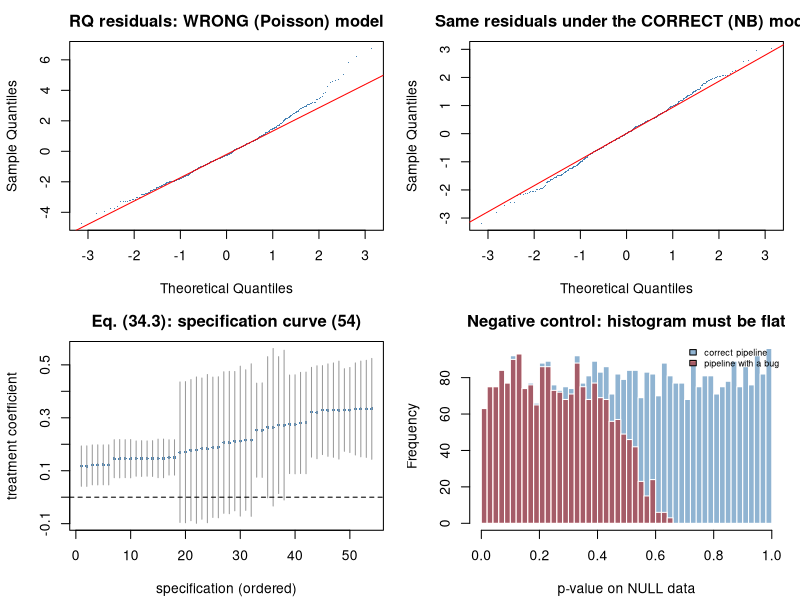

Generate this figure with R:
## ---- chunk 1
suppressPackageStartupMessages(library(MASS))
MODULE_NAME <- "34_diagnostics_and_reproducibility"
OUT <- file.path(Sys.getenv("STATS_OUT", unset = "results"), MODULE_NAME)
dir.create(OUT, recursive = TRUE, showWarnings = FALSE)
header <- function(txt) cat("\n", strrep("=", 72), "\n", txt, "\n",
                            strrep("=", 72), "\n", sep = "")
## ---- chunk 2
header("1. Residuals that work for discrete outcomes (34.1)")
randomised_quantile_residuals <- function(y, cdf_lo, cdf_hi, seed = 1) {
  set.seed(seed)
  qnorm(pmin(pmax(runif(length(y), cdf_lo, cdf_hi), 1e-12), 1 - 1e-12))
}
set.seed(2401)
n <- 600
xq <- rnorm(n); PHI <- 0.35
mu <- exp(1.6 + 0.5*xq)
yq <- rnbinom(n, mu = mu, size = 1/PHI)
dq <- data.frame(y = yq, x = xq)
m_pois <- glm(y ~ x, data = dq, family = poisson())
m_nb <- glm.nb(y ~ x, data = dq)
rq_pois <- randomised_quantile_residuals(
  yq, ppois(yq - 1, fitted(m_pois)), ppois(yq, fitted(m_pois)))
rq_nb <- randomised_quantile_residuals(
  yq, pnbinom(yq - 1, mu = fitted(m_nb), size = m_nb$theta),
  pnbinom(yq, mu = fitted(m_nb), size = m_nb$theta))
cat(sprintf("  %-22s%9s%8s%12s%17s\n", "model", "mean", "SD", "Shapiro p",
            "KS vs N(0,1) p"))
for (row_ in list(list("Poisson (WRONG)", rq_pois), list("neg. binomial (right)", rq_nb)))
  cat(sprintf("  %-22s%9.3f%8.3f%12.2e%17.4f\n", row_[[1]], mean(row_[[2]]),
              sd(row_[[2]]), shapiro.test(row_[[2]][1:500])$p.value,
              suppressWarnings(ks.test(row_[[2]], "pnorm")$p.value)))
cat("\n  Under the CORRECT model the residuals are exactly N(0,1); under the\n")
cat("  wrong one they are not. Ordinary deviance residuals cannot make this\n")
cat("  distinction nearly as cleanly for count data.\n")
## ---- chunk 3
header("2. How much does one sample drive the result? (34.2)")
set.seed(2402)
G <- 3000; n_per <- 6
is_de <- c(rep(TRUE, 150), rep(FALSE, G - 150))
A <- matrix(rnorm(G*n_per, ifelse(is_de, 1.3, 0)), nrow = G)
B <- matrix(rnorm(G*n_per), nrow = G)
A[, 1] <- A[, 1] + rnorm(G, 0, 2.5)            # inject ONE influential outlier
de_hits <- function(A, B) {
  n1 <- ncol(A); n2 <- ncol(B)
  m1 <- rowMeans(A); m2 <- rowMeans(B)
  v1 <- apply(A, 1, var); v2 <- apply(B, 1, var)
  se <- sqrt(v1/n1 + v2/n2)
  df <- (v1/n1 + v2/n2)^2/((v1/n1)^2/(n1-1) + (v2/n2)^2/(n2-1))
  which(p.adjust(2*pt(abs((m1-m2)/se), df, lower.tail = FALSE), "BH") < 0.05)
}
full_hits <- de_hits(A, B)
cat(sprintf("  full analysis: %d discoveries at FDR 5%%\n", length(full_hits)))
cat(sprintf("\n  %-20s%13s%11s%18s\n", "dropped sample", "discoveries", "% of full",
            "Jaccard vs full"))
for (j in seq_len(n_per)) {
  h <- de_hits(A[, -j, drop = FALSE], B)
  jac <- length(intersect(h, full_hits)) / max(length(union(h, full_hits)), 1)
  flag <- if (length(h) < 0.7*length(full_hits) || length(h) > 1.4*length(full_hits))
    "  <-- influential" else ""
  cat(sprintf("  %-20s%13d%10.0f%%%18.3f%s\n", paste0("A", j), length(h),
              100*length(h)/max(length(full_hits), 1), jac, flag))
}
cat("\n  Sample A1 is the injected outlier, and the leave-one-out scan finds it\n")
cat("  without being told. Run this for ANY small-n omics result and report\n")
cat("  the range, not just the headline count.\n")
## ---- chunk 4
header("3. Multiverse analysis (34.3)")
set.seed(2403)
n <- 220
dm <- data.frame(batch = sample(0:2, n, TRUE), age = rnorm(n, 55, 12),
                 sex = rbinom(n, 1, 0.5), treat = rbinom(n, 1, 0.5))
TRUE_EFF <- 0.30
dm$y_raw <- exp(2 + TRUE_EFF*dm$treat + 0.02*dm$age + 0.15*dm$sex +
                  0.25*dm$batch + rnorm(n, 0, 0.5))
dm$y_raw[sample(n, 6)] <- dm$y_raw[sample(n, 6)] * 6      # a few extreme values
choices <- expand.grid(transform = c("log", "raw", "rank"),
                       outliers = c("keep", "trim 1%", "winsorise"),
                       covariates = c("none", "+age+sex", "+age+sex+batch"),
                       se = c("classical", "HC3"), stringsAsFactors = FALSE)
vcov_hc3 <- function(fit) {
  X <- model.matrix(fit); e <- residuals(fit); h <- hatvalues(fit)
  b <- solve(crossprod(X)); b %*% crossprod(X * sqrt(e^2/(1-h)^2)) %*% b
}
spec <- do.call(rbind, lapply(seq_len(nrow(choices)), function(i) {
  ch <- choices[i, ]
  d2 <- dm
  if (ch$outliers == "trim 1%") {
    qq <- quantile(d2$y_raw, c(0.005, 0.995))
    d2 <- d2[d2$y_raw >= qq[1] & d2$y_raw <= qq[2], ]
  } else if (ch$outliers == "winsorise") {
    qq <- quantile(d2$y_raw, c(0.01, 0.99))
    d2$y_raw <- pmin(pmax(d2$y_raw, qq[1]), qq[2])
  }
  d2$y <- switch(ch$transform, log = log(d2$y_raw),
                 raw = d2$y_raw/sd(d2$y_raw), rank = rank(d2$y_raw)/nrow(d2))
  form <- paste("y ~ treat", switch(ch$covariates, none = "",
                                    `+age+sex` = "+ age + sex",
                                    `+age+sex+batch` = "+ age + sex + factor(batch)"))
  f <- lm(as.formula(form), data = d2)
  se <- if (ch$se == "HC3") sqrt(diag(vcov_hc3(f))["treat"])
        else coef(summary(f))["treat", "Std. Error"]
  est <- coef(f)["treat"]
  tcrit <- qt(0.975, df.residual(f))
  data.frame(ch, estimate = est, se = se,
             p = 2*pt(abs(est/se), df.residual(f), lower.tail = FALSE),
             lo = est - tcrit*se, hi = est + tcrit*se)
}))
spec <- spec[order(spec$estimate), ]
cat(sprintf("  %d defensible specifications (%s)\n", nrow(spec),
            paste(sapply(choices[, 1:4], function(cc) length(unique(cc))), collapse = " x ")))
cat(sprintf("  estimate range : [%.3f, %.3f]\n", min(spec$estimate), max(spec$estimate)))
cat(sprintf("  median estimate: %.3f\n", median(spec$estimate)))
cat(sprintf("  sign stable?   : %s\n", length(unique(sign(spec$estimate))) == 1))
cat(sprintf("  p < 0.05 in    : %.1f%% of specifications\n", 100*mean(spec$p < 0.05)))
cat("\n  Which single choice moves the result most?\n")
for (cc in c("transform", "outliers", "covariates", "se")) {
  g <- tapply(spec$estimate, spec[[cc]], mean)
  cat(sprintf("    %-12s spread across levels = %.4f   %s\n", cc, max(g) - min(g),
              paste(sprintf("%s:%.3f", names(g), g), collapse = ", ")))
}
cat("\n  A conclusion that holds in 5 of 54 specifications is a\n")
cat("  SPECIFICATION-DEPENDENT conclusion, and saying so is a finding. Note\n")
cat("  the transform changes the SCALE of the coefficient, so compare SIGN and\n")
cat("  SIGNIFICANCE across transforms, magnitudes only within one.\n")
## ---- chunk 5
header("4. Negative control: does your pipeline find nothing in noise?")
pipeline_under_test <- function(A, B, broken = FALSE) {
  if (broken) {
    ## OUTCOME-DEPENDENT filtering - invalidates everything downstream.
    d <- abs(rowMeans(A) - rowMeans(B))
    keep <- d > median(d); A <- A[keep,, drop = FALSE]; B <- B[keep,, drop = FALSE]
  }
  n1 <- ncol(A); n2 <- ncol(B)
  m1 <- rowMeans(A); m2 <- rowMeans(B)
  v1 <- apply(A, 1, var); v2 <- apply(B, 1, var)
  se <- sqrt(v1/n1 + v2/n2)
  df <- (v1/n1 + v2/n2)^2/((v1/n1)^2/(n1-1) + (v2/n2)^2/(n2-1))
  2*pt(abs((m1-m2)/se), df, lower.tail = FALSE)
}
set.seed(2404)
G <- 4000; n_per <- 5
cat(sprintf("  %-24s%30s%18s\n", "", "mean discoveries at FDR 5%", "P(p<0.05)"))
for (broken in c(FALSE, TRUE)) {
  res <- t(replicate(30, {
    A <- matrix(rnorm(G*n_per), G); B <- matrix(rnorm(G*n_per), G)
    p <- pipeline_under_test(A, B, broken)     # labels are PURE NOISE
    c(sum(p.adjust(p, "BH") < 0.05), mean(p < 0.05))
  }))
  cat(sprintf("  %-24s%30.1f%18.3f\n",
              if (broken) "pipeline with a bug" else "correct pipeline",
              mean(res[, 1]), mean(res[, 2])))
}
cat("\n  A correct pipeline on permuted labels yields ~0 discoveries and a FLAT\n")
cat("  p-value histogram. Anything else means the pipeline is broken - usually\n")
cat("  leakage, outcome-dependent filtering, or unmodelled dependence. Run\n")
cat("  this before you trust ANY result.\n")
## ---- chunk 6
header("5. Do your nominal 95% intervals actually cover 95%?")
TRUE_BETA <- 0.5
sim_independent <- function(n = 40) {
  x <- rnorm(n); data.frame(x = x, y = TRUE_BETA*x + rnorm(n))
}
sim_clustered <- function(n_clust = 8, per = 5) {
  cl <- rep(rnorm(n_clust, 0, 1.2), each = per)
  x <- rep(rnorm(n_clust), each = per) + rnorm(n_clust*per, 0, 0.3)
  data.frame(x = x, y = TRUE_BETA*x + cl + rnorm(n_clust*per, 0, 0.5),
             cl = factor(rep(seq_len(n_clust), each = per)))
}
cluster_ci <- function(d) {
  ## Cluster-robust sandwich, eq. (14.8).
  f <- lm(y ~ x, data = d); X <- model.matrix(f); e <- residuals(f)
  b <- solve(crossprod(X))
  meat <- Reduce(`+`, lapply(split(seq_len(nrow(d)), d$cl), function(idx)
    tcrossprod(crossprod(X[idx,, drop = FALSE], e[idx]))))
  V <- b %*% meat %*% b
  coef(f)["x"] + c(-1, 1)*qt(0.975, nlevels(d$cl) - 2)*sqrt(V[2, 2])
}
calibration_check <- function(fit_ci, simulate, truth, n_sim = 1500, seed = 1) {
  set.seed(seed)
  mean(replicate(n_sim, { ci <- fit_ci(simulate()); ci[1] <= truth && truth <= ci[2] }))
}
ols_ci <- function(d) confint(lm(y ~ x, data = d))["x", ]
cat(sprintf("  %-44s%28s\n", "scenario", "coverage of nominal 95% CI"))
cat(sprintf("  %-44s%27.1f%%\n", "independent data, OLS interval",
            100*calibration_check(ols_ci, sim_independent, TRUE_BETA, seed = 1)))
cat(sprintf("  %-44s%27.1f%%\n", "CLUSTERED data, naive OLS interval",
            100*calibration_check(ols_ci, sim_clustered, TRUE_BETA, seed = 2)))
cat(sprintf("  %-44s%27.1f%%\n", "CLUSTERED data, cluster-robust interval",
            100*calibration_check(cluster_ci, sim_clustered, TRUE_BETA, seed = 3)))
cat("\n  Two findings, and the second is the more interesting one:\n")
cat("   * Naive OLS on clustered data covers far below 95%. That is the\n")
cat("     pseudoreplication of Module 01, measured directly.\n")
cat("   * The cluster-robust interval fixes MOST but NOT ALL of it. With only\n")
cat("     8 clusters the sandwich estimator (eq. 14.8) is itself biased -\n")
cat("     exactly the J >= 40 guidance from Module 14. With few clusters, use\n")
cat("     a mixed model or aggregate to the cluster level.\n")
## ---- chunk 7
header("6. The property tests every analysis script should have")
tests <- logical(0)
check <- function(name, ok, detail = "") {
  tests <<- c(tests, isTRUE(ok))
  cat(sprintf("  [%s] %s%s\n", if (isTRUE(ok)) "PASS" else "FAIL", name,
              if (nzchar(detail)) paste0("  ", detail) else ""))
}
set.seed(2405)
X <- matrix(rnorm(150), 50, 3)
## as.vector(): X %*% b returns a 50x1 MATRIX, and all.equal() would then
## compare a matrix to a vector and report an attribute mismatch.
yv <- as.vector(X %*% c(1, -2, 0.5) + rnorm(50))
Xd <- cbind(1, X)
mine <- unname(qr.coef(qr(Xd), yv))
theirs <- unname(coef(lm(yv ~ X)))
check("known-answer: QR solve matches lm()",
      isTRUE(all.equal(mine, theirs, tolerance = 1e-10)),
      sprintf("max diff %.2e", max(abs(mine - theirs))))
perm <- sample(50)
check("invariance: row permutation leaves coefficients unchanged",
      isTRUE(all.equal(mine, unname(qr.coef(qr(Xd[perm, ]), yv[perm])),
                       tolerance = 1e-10)))
check("equivariance: y -> 3y scales coefficients by 3",
      isTRUE(all.equal(3*mine, unname(qr.coef(qr(Xd), 3*yv)), tolerance = 1e-10)))
assay <- matrix(rnorm(60), 10, 6, dimnames = list(NULL, sprintf("S%d", 1:6)))
meta <- data.frame(grp = rep(c("a","b"), each = 3), row.names = sprintf("S%d", 1:6))
check("alignment: assay columns == metadata rows (eq. 2.1)",
      identical(colnames(assay), rownames(meta)))
## Distinct variables: `lm(rnorm(40) ~ rnorm(40))` makes R treat the identical
## call as the SAME term and drop it - a subtle formula trap.
fp <- mean(replicate(2000, {
  dnull <- data.frame(y = rnorm(40), x = rnorm(40))
  coef(summary(lm(y ~ x, data = dnull)))["x", "Pr(>|t|)"] < 0.05
}))
check("null calibration: FPR within 1% of nominal 0.05", abs(fp - 0.05) < 0.01,
      sprintf("observed %.4f", fp))
## Boundary: a perfectly collinear predictor must yield NA, never a number.
dcol <- data.frame(y = rnorm(20), x1 = rnorm(20))
dcol$x2 <- dcol$x1                                   # exact duplicate column
check("boundary: an aliased predictor yields NA, not silent nonsense",
      is.na(coef(lm(y ~ x1 + x2, data = dcol))["x2"]))
cat(sprintf("\n  %d/%d property tests passed.\n", sum(tests), length(tests)))
## ---- chunk 8
header("7. Reproducibility mechanics")
cat("  (a) Seed at the POINT OF USE, not once at the top:\n")
cat("      set.seed(101); boot_out  <- ...\n")
cat("      set.seed(202); perm_out  <- ...\n")
cat("      -> inserting a line above cannot shift any downstream draw.\n")
cat("\n  (b) Parallel-safe streams with L'Ecuyer-CMRG:\n")
old_kind <- RNGkind("L'Ecuyer-CMRG"); set.seed(2024)
state <- .Random.seed; draws <- numeric(3)
for (i in 1:3) {
  assign(".Random.seed", state, envir = globalenv())
  draws[i] <- rnorm(1); state <- parallel::nextRNGStream(state)
}
cat(sprintf("      three worker first-draws: %s\n",
            paste(round(draws, 4), collapse = " ")))
do.call(RNGkind, as.list(old_kind))
cat("\n  (c) Environment record, emitted with every run:\n")
cat(sprintf("      R %s on %s\n", getRversion(), R.version$platform))
for (pkg in c("MASS", "nlme", "survival", "mgcv"))
  cat(sprintf("      %-10s %s\n", pkg, as.character(packageVersion(pkg))))
cat("      (sessionInfo() is the full record - print it in every report.)\n")
cat("\n  (d) Project layout that makes results/ disposable:\n")
cat("      data/raw/      read-only, checksummed, never written by code\n")
cat("      data/derived/  regenerable; safe to delete\n")
cat("      results/       figures and tables; regenerable\n")
cat("      If one command cannot rebuild results/ from data/raw/, the analysis\n")
cat("      is not reproducible.\n")
cat("\n  (e) Export the FULL statistic table, not the filtered list:\n")
cat("      estimate, SE, statistic, raw p, adjusted p, n, base mean. Someone\n")
cat("      will want to re-threshold or meta-analyse - which needs every row.\n")
## ---- chunk 9
png(file.path(OUT, "diagnostics.png"), width = 1100, height = 800, res = 110)
par(mfrow = c(2, 2), mar = c(4.2, 4.2, 2.5, 1))
qqnorm(rq_pois, main = "RQ residuals: WRONG (Poisson) model", pch = ".", col = "steelblue")
qqline(rq_pois, col = "red")
qqnorm(rq_nb, main = "Same residuals under the CORRECT (NB) model", pch = ".",
       col = "steelblue")
qqline(rq_nb, col = "red")
plot(seq_len(nrow(spec)), spec$estimate, pch = 16, cex = 0.5, col = "steelblue",
     ylim = range(c(spec$lo, spec$hi)), xlab = "specification (ordered)",
     ylab = "treatment coefficient",
     main = sprintf("Eq. (34.3): specification curve (%d)", nrow(spec)))
segments(seq_len(nrow(spec)), spec$lo, seq_len(nrow(spec)), spec$hi, col = "grey60")
abline(h = 0, lty = 2)
set.seed(99)
A0 <- matrix(rnorm(4000*5), 4000); B0 <- matrix(rnorm(4000*5), 4000)
hist(pipeline_under_test(A0, B0, FALSE), breaks = 40,
     col = adjustcolor("steelblue", 0.6), border = "white",
     main = "Negative control: histogram must be flat", xlab = "p-value on NULL data")
hist(pipeline_under_test(A0, B0, TRUE), breaks = 40,
     col = adjustcolor("firebrick", 0.6), border = "white", add = TRUE)
legend("topright", c("correct pipeline", "pipeline with a bug"),
       fill = c(adjustcolor("steelblue",0.6), adjustcolor("firebrick",0.6)),
       bty = "n", cex = 0.65)
invisible(dev.off())
cat("\nFigure written to", file.path(OUT, "diagnostics.png"), "\n")
